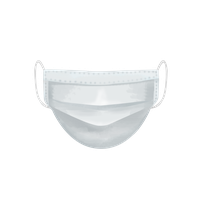
#> input picture mask_images/black.png, 202 x 202 px, shrunk from 1200 x 1200 before the run
$ python set_image.py
#> lines starting #> are read from the running program, lines starting #| are printed output that depends on the picture
from collections import OrderedDict
from PIL import Image
import shutil

COLORS = OrderedDict([("black", (0, 0, 0, 255)), ("black_grey", (64, 64, 64, 255)),
                      ("grey", (128, 128, 128, 255)), ("white_grey", (191, 191, 191, 255))])
original = "white.png"  # the default color is white

for color in COLORS.keys():
    newfile = color + ".png"
    shutil.copyfile(original, newfile)
    img = Image.open(newfile)
#> img is the input picture: PIL image 202x202 RGBA; mean R, G, B, A 43.4, 44.4, 44.8, 46.3
    img = img.convert("RGBA")  # 4x8-bit pixels, true color with transparency mask
    img_data = img.getdata()

    new_data = []
    for item in img_data:
        # check the transparency of of the pixel
        if item[3] > 0:
            # change the color only if the pixel is not transparent
            color_item = COLORS[color]
        else:

            color_item = (255, 255, 255, 0)
        new_data.append(color_item)
#> after the loop, new_data = 40804 items
    img.putdata(new_data)
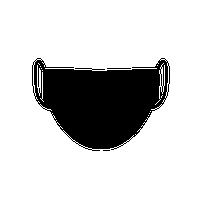
#> img: PIL image 202x202 RGBA; mean R, G, B, A 203.3, 203.3, 203.3, 51.7; transparent parts drawn white

    img.save(color + ".png")
    img.show()  # for debugging
